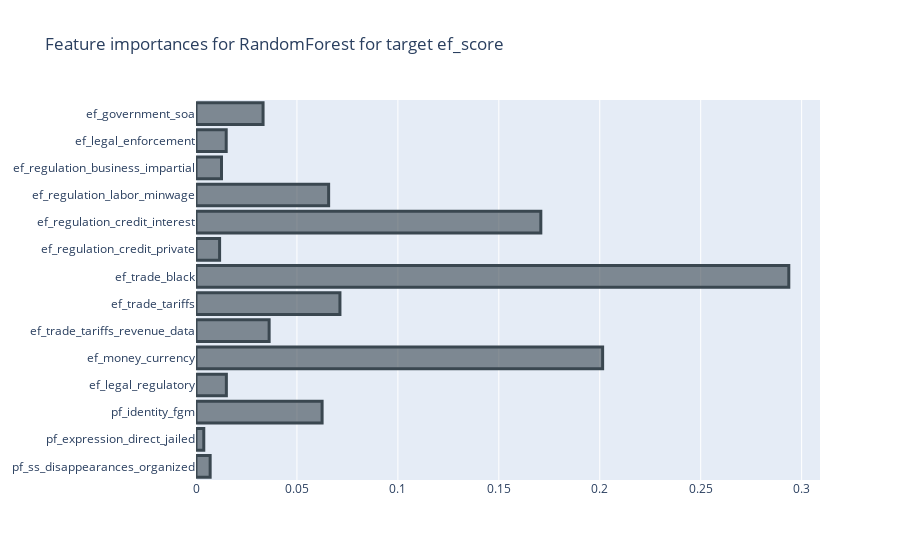
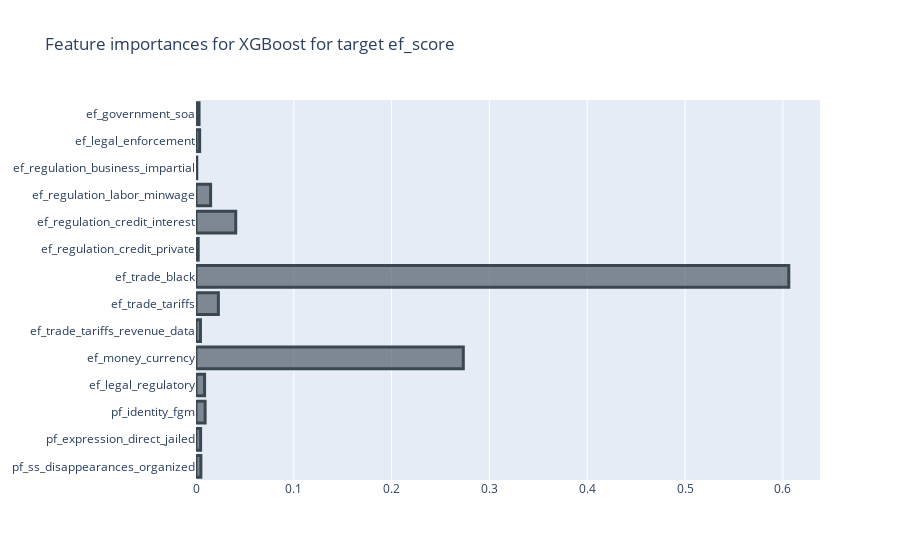
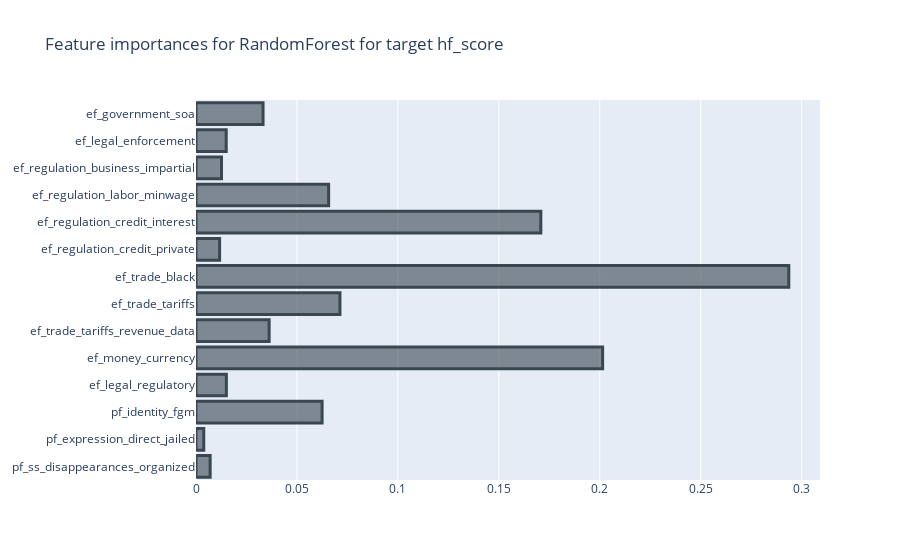
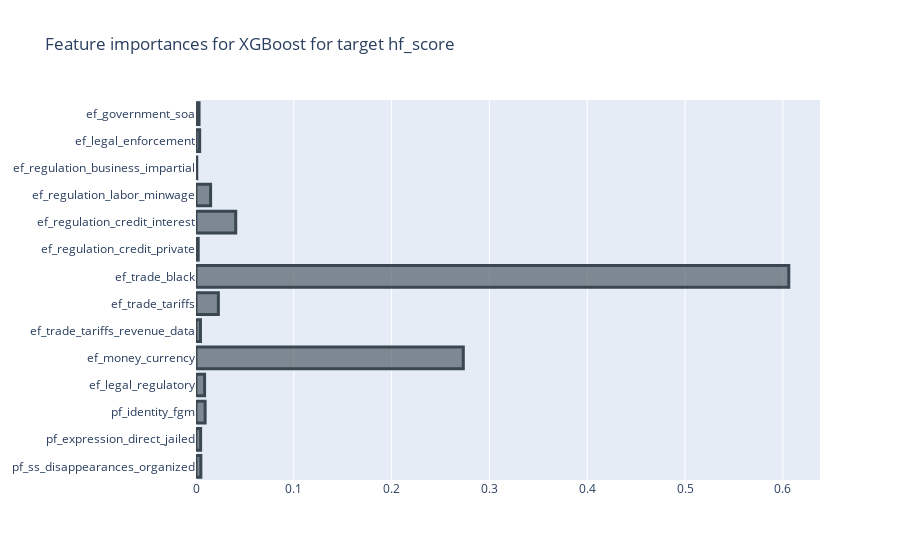

Notebook source saved alongside these figures, in order:
### Code cell
rf_xg_model(X_temp_train, X_temp_test, y_temp_train, y_temp_test)

### Figure 1 — Plotly figure (JSON) as saved in the notebook; plotly's stock layout.template omitted (floating-point values rounded to 4 significant figures)
{"data": [{"marker": {"color": "rgba(58, 71, 80, 0.6)", "line": {"color": "rgba(58, 71, 80, 1.0)", "width": 3}}, "orientation": "h", "type": "bar", "x": [0.007011, 0.003855, 0.06247, 0.01504, 0.2014, 0.03622, 0.0713, 0.2936, 0.01169, 0.1708, 0.0657, 0.01263, 0.01497, 0.03322], "y": ["pf_ss_disappearances_organized", "pf_expression_direct_jailed", "pf_identity_fgm", "ef_legal_regulatory", "ef_money_currency", "ef_trade_tariffs_revenue_data", "ef_trade_tariffs", "ef_trade_black", "ef_regulation_credit_private", "ef_regulation_credit_interest", "ef_regulation_labor_minwage", "ef_regulation_business_impartial", "ef_legal_enforcement", "ef_government_soa"]}], "layout": {"title": {"text": "Feature importances for RandomForest for target ef_score"}}}

### Figure 2 — Plotly figure (JSON) as saved in the notebook; plotly's stock layout.template omitted (floating-point values rounded to 4 significant figures)
{"data": [{"marker": {"color": "rgba(58, 71, 80, 0.6)", "line": {"color": "rgba(58, 71, 80, 1.0)", "width": 3}}, "orientation": "h", "type": "bar", "x": [0.00495, 0.004712, 0.009327, 0.008792, 0.2733, 0.004564, 0.02287, 0.6061, 0.002255, 0.04062, 0.01492, 0.0007702, 0.003735, 0.003116], "y": ["pf_ss_disappearances_organized", "pf_expression_direct_jailed", "pf_identity_fgm", "ef_legal_regulatory", "ef_money_currency", "ef_trade_tariffs_revenue_data", "ef_trade_tariffs", "ef_trade_black", "ef_regulation_credit_private", "ef_regulation_credit_interest", "ef_regulation_labor_minwage", "ef_regulation_business_impartial", "ef_legal_enforcement", "ef_government_soa"]}], "layout": {"title": {"text": "Feature importances for XGBoost for target ef_score"}}}

### Figure 3 — Plotly figure (JSON) as saved in the notebook; plotly's stock layout.template omitted (floating-point values rounded to 4 significant figures)
{"data": [{"marker": {"color": "rgba(58, 71, 80, 0.6)", "line": {"color": "rgba(58, 71, 80, 1.0)", "width": 3}}, "orientation": "h", "type": "bar", "x": [0.007011, 0.003855, 0.06247, 0.01504, 0.2014, 0.03622, 0.0713, 0.2936, 0.01169, 0.1708, 0.0657, 0.01263, 0.01497, 0.03322], "y": ["pf_ss_disappearances_organized", "pf_expression_direct_jailed", "pf_identity_fgm", "ef_legal_regulatory", "ef_money_currency", "ef_trade_tariffs_revenue_data", "ef_trade_tariffs", "ef_trade_black", "ef_regulation_credit_private", "ef_regulation_credit_interest", "ef_regulation_labor_minwage", "ef_regulation_business_impartial", "ef_legal_enforcement", "ef_government_soa"]}], "layout": {"title": {"text": "Feature importances for RandomForest for target hf_score"}}}

### Figure 4 — Plotly figure (JSON) as saved in the notebook; plotly's stock layout.template omitted (floating-point values rounded to 4 significant figures)
{"data": [{"marker": {"color": "rgba(58, 71, 80, 0.6)", "line": {"color": "rgba(58, 71, 80, 1.0)", "width": 3}}, "orientation": "h", "type": "bar", "x": [0.00495, 0.004712, 0.009327, 0.008792, 0.2733, 0.004564, 0.02287, 0.6061, 0.002255, 0.04062, 0.01492, 0.0007702, 0.003735, 0.003116], "y": ["pf_ss_disappearances_organized", "pf_expression_direct_jailed", "pf_identity_fgm", "ef_legal_regulatory", "ef_money_currency", "ef_trade_tariffs_revenue_data", "ef_trade_tariffs", "ef_trade_black", "ef_regulation_credit_private", "ef_regulation_credit_interest", "ef_regulation_labor_minwage", "ef_regulation_business_impartial", "ef_legal_enforcement", "ef_government_soa"]}], "layout": {"title": {"text": "Feature importances for XGBoost for target hf_score"}}}
